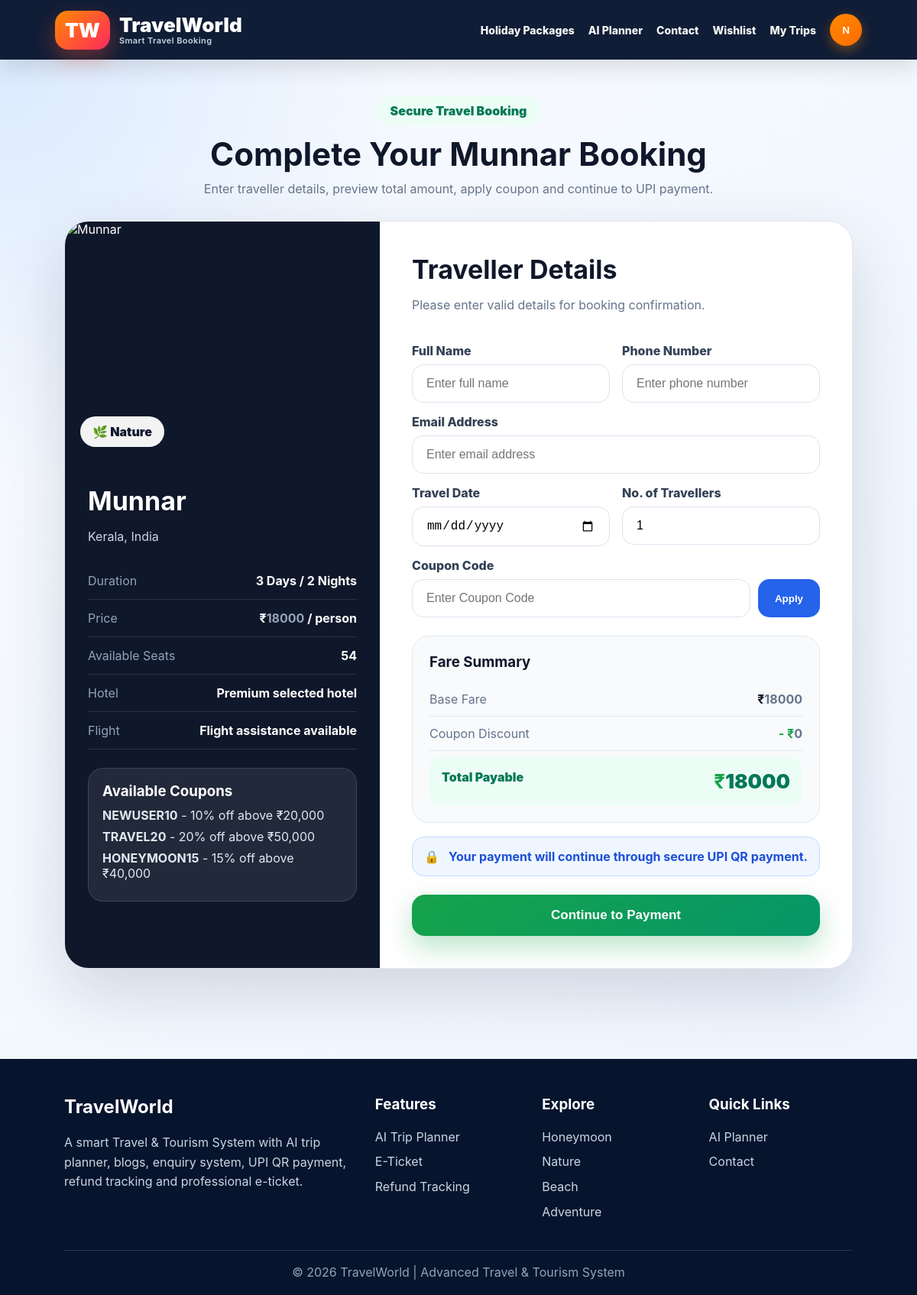
The app's page /booking/2/ (signed in) with its own data.
### travelapp/models.py (models this page shows, shortened)
class Package(models.Model):
    name = models.CharField(max_length=120)
    country = models.CharField(max_length=100)
    city = models.CharField(max_length=100, blank=True)
    category = models.ForeignKey(Category, on_delete=models.SET_NULL, null=True, related_name='packages')
    tags = models.CharField(max_length=255)
    image = models.URLField(max_length=600)
    price = models.PositiveIntegerField(default=20000)
    old_price = models.PositiveIntegerField(null=True, blank=True)
    days = models.PositiveIntegerField(default=5)
    nights = models.PositiveIntegerField(default=4)
    hotel = models.CharField(max_length=200, default='Premium Hotel')
    flight = models.CharField(max_length=200, default='Flight assistance available')
    rating = models.FloatField(default=4.5)
    seats = models.PositiveIntegerField(default=30)
    description = models.TextField()
    itinerary = models.TextField(blank=True)
    map_query = models.CharField(max_length=250, blank=True)
    latitude = models.CharField(max_length=50, blank=True)
    longitude = models.CharField(max_length=50, blank=True)
    is_featured = models.BooleanField(default=False)
    is_active = models.BooleanField(default=True)
    created_at = models.DateTimeField(auto_now_add=True)
    @property
    def available_seats(self):
        booked = self.bookings.exclude(
            status__in=['Cancelled', 'Refund Processing', 'Refund Completed']
        ).aggregate(total=models.Sum('members'))['total'] or 0
        return max(self.seats - booked, 0)

class Category(models.Model):
    name = models.CharField(max_length=80, unique=True)
    slug = models.SlugField(unique=True)
    icon = models.CharField(max_length=20, default='🌍')
    description = models.CharField(max_length=250, blank=True)

### travelapp/views.py (the view, shortened to what this page needs)
# urls.py: path('booking/<int:package_id>/', views.booking, name='booking'),
@login_required
def booking(request, package_id):
    package = get_object_or_404(Package, id=package_id, is_active=True)
    return render(request, 'travelapp/booking.html', {'package': package})

### travelapp/templates/travelapp/booking.html (shortened to what this page needs)
{% extends 'travelapp/base.html' %}
{% block content %}
<section class="booking-page">
    <div class="booking-header">
        <span>Secure Travel Booking</span>
        <h1>Complete Your {{ package.name }} Booking</h1>
        <p>Enter traveller details, preview total amount, apply coupon and continue to UPI payment.</p>
    </div>
    <div class="booking-card">
        <div class="booking-left">
            <div class="package-img-box">
                <img
                    src="{{ package.image }}"
                    alt="{{ package.name }}"
                    onerror="this.onerror=null;this.src='https://images.unsplash.com/photo-1488646953014-85cb44e25828?w=1200';"
                >
                <div class="img-badge">{{ package.category.icon }} {{ package.category.name }}</div>
            </div>
            <div class="package-summary">
                <h2>{{ package.name }}</h2>
                <p>{{ package.city }}, {{ package.country }}</p>
                <div class="summary-row">
                    <span>Duration</span>
                    <b>{{ package.days }} Days / {{ package.nights }} Nights</b>
                </div>
                <div class="summary-row">
                    <span>Price</span>
                    <b>₹<span id="pricePerPerson">{{ package.price }}</span> / person</b>
                </div>
                <div class="summary-row">
                    <span>Available Seats</span>
                    <b>{{ package.available_seats }}</b>
                </div>
                <div class="summary-row">
                    <span>Hotel</span>
                    <b>{{ package.hotel }}</b>
                </div>
                <div class="summary-row">
                    <span>Flight</span>
                    <b>{{ package.flight }}</b>
                </div>
                <div class="coupon-help">
                    <h3>Available Coupons</h3>
                    <p><b>NEWUSER10</b> - 10% off above ₹20,000</p>
                    <p><b>TRAVEL20</b> - 20% off above ₹50,000</p>
                    <p><b>HONEYMOON15</b> - 15% off above ₹40,000</p>
                </div>
            </div>
        </div>
        <div class="booking-right">
            <h2>Traveller Details</h2>
            <p class="subtitle">Please enter valid details for booking confirmation.</p>
            <form method="post" class="booking-form" id="bookingForm">
                <div class="form-grid">
                    <div>
                        <label>Full Name</label>
                        <input type="text" name="full_name" placeholder="Enter full name" required>
                    </div>
                    <div>
                        <label>Phone Number</label>
                        <input type="text" name="phone" placeholder="Enter phone number" required>
                    </div>
                </div>
                <label>Email Address</label>
                <input type="email" name="email" placeholder="Enter email address" required>
                <div class="form-grid">
                    <div>
                        <label>Travel Date</label>
                        <input type="date" name="travel_date" required>
                    </div>
                    <div>
                        <label>No. of Travellers</label>
                        <input type="number" id="members" name="members" min="1" max="{{ package.available_seats }}" value="1" required>
                    </div>
                </div>
                <label>Coupon Code</label>
                <div class="coupon-box">
                    <input type="text" id="couponInput" name="coupon_code" placeholder="Enter Coupon Code">
                    <button type="button" onclick="applyCoupon()">Apply</button>
                </div>
                <div class="fare-box">
                    <h3>Fare Summary</h3>
                    <div class="fare-row">
                        <span>Base Fare</span>
                        <b>₹<span id="baseFare">{{ package.price }}</span></b>
                    </div>
                    <div class="fare-row">
                        <span>Coupon Discount</span>
                        <b class="discount-text">- ₹<span id="discountAmount">0</span></b>
                    </div>
                    <div class="fare-row total">
                        <span>Total Payable</span>
                        <b>₹<span id="totalAmount">{{ package.price }}</span></b>
                    </div>
                </div>
                <div class="secure-box">
                    <span>🔒</span>
                    <p>Your payment will continue through secure UPI QR payment.</p>
                </div>
                <button class="booking-btn" type="submit">
                    Continue to Payment
                </button>
            </form>
        </div>
    </div>
</section>
{% endblock %}

### travelapp/templates/travelapp/base.html (shortened to what this page needs)
{% load static %}
<!DOCTYPE html>
<html lang="en">
<head>
    <link rel="stylesheet" href="{% static 'travelapp/css/style.css' %}">
</head>
<body>
<header class="topbar">
    <a class="brand" href="{% url 'home' %}">
        <span>TW</span>
        <div>
            TravelWorld
            <small>Smart Travel Booking</small>
        </div>
    </a>
    <nav class="nav">
        {% if user.is_authenticated and user.is_staff %}
            <a href="{% url 'dashboard' %}">Dashboard</a>
        {% else %}
            <a href="{% url 'home' %}">Holiday Packages</a>
            <a href="{% url 'trip_planner' %}">AI Planner</a>
            <a href="{% url 'contact' %}">Contact</a>
            {% if user.is_authenticated %}
                <a href="{% url 'wishlist' %}">Wishlist</a>
                <a href="{% url 'my_bookings' %}">My Trips</a>
            {% endif %}
        {% endif %}
        {% if user.is_authenticated %}
            <div class="user-menu" id="userMenu">
                <button class="user-btn" type="button" onclick="toggleUserMenu(event)">
                    {{ user.username|first|upper }}
                </button>
            </div>
        {% else %}
            <a class="pill" href="{% url 'login' %}">Login/Register</a>
        {% endif %}
    </nav>
</header>
{% block content %}
{% endblock %}
<footer class="footer">
    <div class="footer-grid">
        <div>
            <h2>TravelWorld</h2>
            <p>
                A smart Travel & Tourism System with AI trip planner,
                blogs, enquiry system, UPI QR payment,
                refund tracking and professional e-ticket.
            </p>
        </div>
        <div>
            <h3>Features</h3>
            <p>AI Trip Planner</p>
            <p>E-Ticket</p>
            <p>Refund Tracking</p>
        </div>
        <div>
            <h3>Explore</h3>
            <p>Honeymoon</p>
            <p>Nature</p>
            <p>Beach</p>
            <p>Adventure</p>
        </div>
        <div>
            <h3>Quick Links</h3>
            <p><a href="{% url 'trip_planner' %}">AI Planner</a></p>
            <p><a href="{% url 'contact' %}">Contact</a></p>
        </div>
    </div>
    <div class="footer-bottom">
        © 2026 TravelWorld | Advanced Travel & Tourism System
    </div>
</footer>
</body>
</html>

### travelapp/static/travelapp/css/style.css (style rules this page uses)
:root { --primary:#2563eb; --primary2:#06b6d4; --navy:#07142e; --ink:#111827; --muted:#64748b; --bg:#f3f7fb; --card:#ffffff; --orange:#f97316; --green:#16a34a; --red:#ef4444; --line:#e5e7eb; --shadow:0 24px 70px rgba(15,23,42,.14); --soft:0 12px 35px rgba(15,23,42,.08); --radius:24px; }
* { box-sizing:border-box }
html { scroll-behavior:smooth }
body { margin:0; font-family:Inter,Segoe UI,Roboto,Arial,sans-serif; background:linear-gradient(135deg,#f8fbff,#eef5ff); color:var(--ink); }
a { text-decoration:none;color:inherit }
img { max-width:100% }
.topbar { min-height:78px; background:rgba(7,20,46,.96); color:white; display:flex; align-items:center; justify-content:space-between; padding:0 6%; position:sticky; top:0; z-index:99; box-shadow:0 10px 30px rgba(0,0,0,.12); }
.brand { display:flex; align-items:center; gap:12px; font-weight:950; font-size:26px; }
.brand span { background:linear-gradient(135deg,#ff8a00,#ff285f); padding:10px 13px; border-radius:17px; box-shadow:0 12px 28px rgba(255,82,49,.35); }
.nav { display:flex; gap:18px; align-items:center; flex-wrap:wrap; }
.nav a { font-weight:850; font-size:14px; opacity:.96; }
.footer { margin-top:60px; background:#07142e; color:white; padding:42px 7%; text-align:center; }
.user-menu { position:relative; z-index:99999; }
.user-btn { width:46px; height:46px; border-radius:50%; border:2px solid rgba(255,255,255,.28); background:linear-gradient(135deg,#ff8a00,#ff285f); color:white; font-weight:950; cursor:pointer; box-shadow:0 12px 28px rgba(255,40,95,.35); transition:.25s; }

### travelapp/templates/travelapp/base.html (style rules this page uses)
.brand { display:flex; align-items:center; gap:12px; }
.brand div { display:flex; flex-direction:column; line-height:1.1; }
.brand small { font-size:11px; font-weight:600; color:#cbd5e1; letter-spacing:.4px; }
.nav { position:relative; z-index:9999; }
.user-menu { position:relative; }
.user-btn { width:42px; height:42px; border-radius:50%; border:none; background:linear-gradient(135deg,#ff8a00,#ff6b00); color:white; font-weight:900; cursor:pointer; box-shadow:0 6px 15px rgba(255,138,0,.35); }
.footer { margin-top:70px; background:#07142e; color:white; padding:48px 7% 20px; }
.footer-grid { display:grid; grid-template-columns:2fr 1fr 1fr 1fr; gap:30px; text-align:left; }
.footer h2, .footer h3 { margin-top:0; }
.footer p, .footer a { color:#cbd5e1; line-height:1.6; margin:7px 0; }
.footer-bottom { margin-top:30px; padding-top:18px; border-top:1px solid rgba(255,255,255,.15); text-align:center; color:#94a3b8; }

### records on screen
Package: name "Munnar", category.icon "🌿", category.name "Nature", city "Kerala", country "India", days "3", nights "2", price "18000", available_seats "54", hotel "Premium selected hotel", flight "Flight assistance available"

### other values on screen
{{ user.username|first|upper }} "N"
